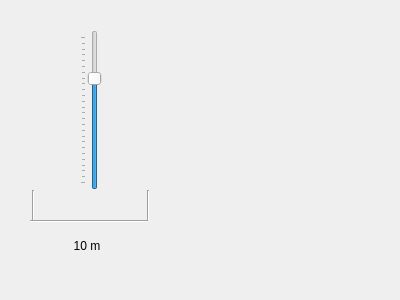
<?xml version="1.0" encoding="UTF-8"?>
<ui version="4.0">
 <class>zchxMapScaleSlider</class>
 <widget class="QWidget" name="zchxMapScaleSlider">
  <property name="geometry">
   <rect>
    <x>0</x>
    <y>0</y>
    <width>400</width>
    <height>300</height>
   </rect>
  </property>
  <property name="windowTitle">
   <string>Form</string>
  </property>
  <widget class="QSlider" name="verticalSlider">
   <property name="geometry">
    <rect>
     <x>80</x>
     <y>30</y>
     <width>22</width>
     <height>160</height>
    </rect>
   </property>
   <property name="maximum">
    <number>25</number>
   </property>
   <property name="value">
    <number>18</number>
   </property>
   <property name="orientation">
    <enum>Qt::Vertical</enum>
   </property>
   <property name="invertedAppearance">
    <bool>false</bool>
   </property>
   <property name="tickPosition">
    <enum>QSlider::TicksAbove</enum>
   </property>
   <property name="tickInterval">
    <number>1</number>
   </property>
  </widget>
  <widget class="Line" name="line">
   <property name="geometry">
    <rect>
     <x>30</x>
     <y>220</y>
     <width>118</width>
     <height>3</height>
    </rect>
   </property>
   <property name="orientation">
    <enum>Qt::Horizontal</enum>
   </property>
  </widget>
  <widget class="Line" name="line_2">
   <property name="geometry">
    <rect>
     <x>23</x>
     <y>190</y>
     <width>20</width>
     <height>31</height>
    </rect>
   </property>
   <property name="orientation">
    <enum>Qt::Vertical</enum>
   </property>
  </widget>
  <widget class="Line" name="line_3">
   <property name="geometry">
    <rect>
     <x>140</x>
     <y>190</y>
     <width>16</width>
     <height>31</height>
    </rect>
   </property>
   <property name="orientation">
    <enum>Qt::Vertical</enum>
   </property>
  </widget>
  <widget class="QLabel" name="label">
   <property name="geometry">
    <rect>
     <x>60</x>
     <y>240</y>
     <width>54</width>
     <height>12</height>
    </rect>
   </property>
   <property name="text">
    <string>10 m</string>
   </property>
   <property name="alignment">
    <set>Qt::AlignCenter</set>
   </property>
  </widget>
 </widget>
 <resources/>
 <connections/>
</ui>
